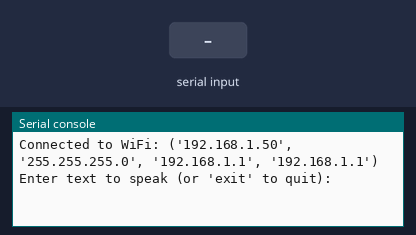
Bench run of a program on a simulated ESP32 board running MicroPython. Parts: the last lines printed to the serial console. Inputs (shaded band) come from the test bench. WiFi joins after 1.5 s; web requests get an empty 200 reply after 0.4 s. At 4.3 s the program stops and its outputs stay as they are.

Above: at 2.7 s.
2.8 s: "1" typed at the serial console, then Enter
At 3.06 s:
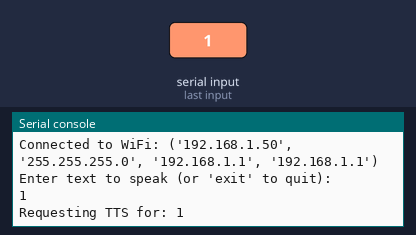
4.3 s: "exit" typed at the serial console, then Enter
At 5.4 s:
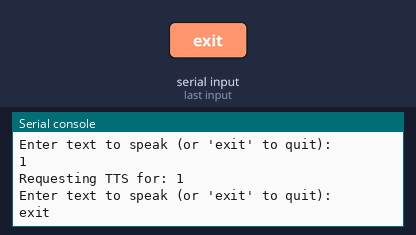

The program:

wav_stremingoverHTTP.py
```python
import network
import urequests
import machine
import time

# Wi-Fi setup
ssid = 'Manish'
password = 'passwordMANISH24'

wlan = network.WLAN(network.STA_IF)
wlan.active(True)
wlan.connect(ssid, password)

while not wlan.isconnected():
    time.sleep(0.5)
print('Connected to WiFi:', wlan.ifconfig())

# Simple URL encoder for MicroPython
def url_encode(text):
    encoded = ""
    safe_chars = "ABCDEFGHIJKLMNOPQRSTUVWXYZabcdefghijklmnopqrstuvwxyz0123456789-_.~"
    for c in text:
        if c in safe_chars:
            encoded += c
        elif c == " ":
            encoded += "%20"
        else:
            encoded += "%%%02X" % ord(c)
    return encoded

# DAC setup
dac = machine.DAC(machine.Pin(25))

def play_wav_stream(resp):
    header = resp.raw.read(44)  # skip WAV header
    while True:
        chunk = resp.raw.read(1024)
        if not chunk:
            break
        for b in chunk:
            dac.write(b)
            time.sleep_us(20)
    resp.close()

# ======= Server Configurable Variables =======
TTS_SERVER_IP = "192.168.0.117"
TTS_SERVER_PORT = 5000

# Main loop
while True:
    text = input("Enter text to speak (or 'exit' to quit): ").strip()
    if text.lower() == "exit":
        break

    encoded_text = url_encode(text)
    tts_url = f"http://{TTS_SERVER_IP}:{TTS_SERVER_PORT}/speak?text={encoded_text}"

    print(f"Requesting TTS for: {text}")
    response = urequests.get(tts_url, stream =True)
    play_wav_stream(response)
```

Measured:
- after the input at 2.8 s, the serial console: prints a new line at once (image 1)
- after the input at 4.3 s, the serial console: prints a new line at once (image 2)
